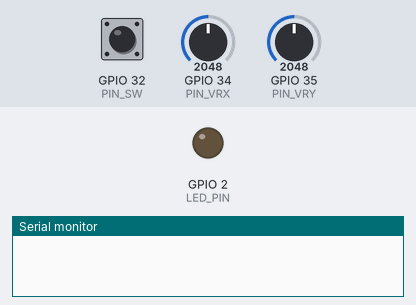
The sketch below on a simulated ESP32. Parts: output pins drawn as LEDs (lit = HIGH), the last lines printed to the serial monitor. Dashed ring = blinking. Inputs (shaded band) come from the test bench; at power-on: GPIO 32 (PIN_SW) HIGH, GPIO 34 (PIN_VRX) = 2048, GPIO 35 (PIN_VRY) = 2048 (analog values on the 0–4095 scale). WiFi joins after 1.5 s; servers stay silent unless stated.

Above: at 0.0 s.
At 1.4 s:
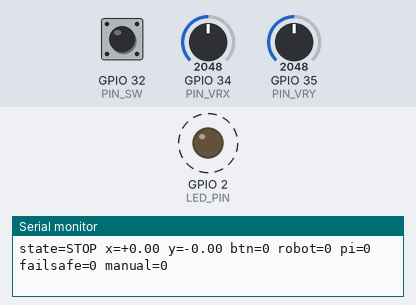
1.5 s: GPIO 32 (PIN_SW) pulled LOW for 3.2 s
Timing chart, 0 to 12.2 s (numbered marks = the images above; inputs shaded):
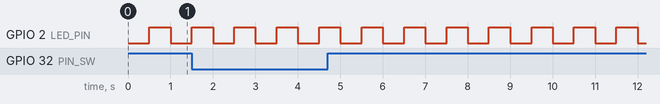

Measured:
- by itself, GPIO 2 (LED_PIN): alternates HIGH for 0.50 s and LOW for 0.50 s

The sketch:

esp32_remote.ino
```cpp
// honebot handheld remote: kill switch + manual driving, on a second ESP32 with the 5-pin joystick module
// (GND, +5V, VRx, VRy, SW). Talks to the robot's ESP32 over ESP-NOW (no router, no pairing step: both
// sketches share HONEBOT_PAIR_ID in honebot_link.h).
//
// What it does:
//   - Boots in STOP. The robot will not move while the remote says STOP, or when the remote is off or out
//     of range (robot firmware >= 2.2.0 with REMOTE_REQUIRED = true).
//   - RUN: let go of the stick, then press and HOLD the stick's button for 1.5 s.
//   - STOP: click the button. Any click in RUN stops the robot (ramped stop at ~0.5 g).
//   - In RUN, moving the stick drives the robot by hand (slow: about 2.4 m/s at full stick) and overrides
//     the Pi. It works even if the Pi is off. Let go and, ~1 s later, the Pi drives again.
//
// Wiring (ESP32 DevKit):
//   joystick GND  -> ESP32 GND
//   joystick +5V  -> ESP32 3V3     (NOT 5 V / VIN: the stick outputs would exceed the 3.3 V the pins accept)
//   joystick VRx  -> GPIO 34       (ADC1; ADC2 pins do not work while the radio is on)
//   joystick VRy  -> GPIO 35       (ADC1)
//   joystick SW   -> GPIO 32       (button to GND; internal pull-up; 34-39 have no pull-ups, so not there)
//   Power: USB power bank into the DevKit's USB port.
//
// Onboard LED (GPIO 2):
//   solid            RUN and the robot answers
//   fast blink       STOP (robot answers)
//   slow blink       no answer from the robot (off, out of range, or wrong PAIR_ID)
//   3 quick flashes, pause, repeat   stick fault at power-up (loose wire or stick held): RUN is refused;
//                    fix the wiring / release the stick and press EN (reset)
//
// Serial monitor (115200) prints one line 20x per second for bench checks:
//   state=STOP x=+0.00 y=+0.00 btn=0 robot=1 pi=1 failsafe=1 manual=0
//
// Requires the esp32 Arduino core 3.x.

#include <math.h>
#include <WiFi.h>
#include <esp_now.h>
#include <esp_wifi.h>

#include "honebot_link.h"
#include "remote_logic.h"

const char *FW_VERSION = "1.0.0";

const int PIN_VRX = 34;
const int PIN_VRY = 35;
const int PIN_SW = 32;
const int LED_PIN = 2;

// Which way is "forward"? Hold the remote the way you will use it, watch the serial line, and set these so
// that pushing the stick away from you gives x=+1.00 and pushing it left gives y=+1.00.
const bool SWAP_XY = false;                 // true if forward/back shows up on y
const bool X_REVERSED = false;
const bool Y_REVERSED = true;               // owner's joystick module reads left as -1 (turtlesim test, 2026-11-18)

const int ADC_MAX = 4095;
const float CENTRE_BAND = 0.15f;            // |stick| below this counts as centred (same as the robot's deadband)
const unsigned long HOLD_TO_RUN_MS = 1500;
const unsigned long DEBOUNCE_MS = 30;
const unsigned long SEND_PERIOD_MS = 20;    // 50 Hz
const unsigned long PRINT_PERIOD_MS = 50;     // USB status line at 20 Hz (the simulator reads it: sim/README.md)
const unsigned long ROBOT_TIMEOUT_MS = 500;

const uint8_t BROADCAST_ADDR[6] = {0xFF, 0xFF, 0xFF, 0xFF, 0xFF, 0xFF};

remote::ButtonState button;
int centreX = ADC_MAX / 2, centreY = ADC_MAX / 2;
bool stickFault = false;
bool radioOk = false;
uint16_t seq = 0;
unsigned long lastSendMs = 0, lastPrintMs = 0;
bool debounced = false, lastRaw = false;
unsigned long lastRawChangeMs = 0;

portMUX_TYPE statusMux = portMUX_INITIALIZER_UNLOCKED;
volatile bool statusSeen = false;
volatile unsigned long statusMs = 0;
volatile uint8_t statusFlags = 0;

void onRadioReceive(const esp_now_recv_info_t *info, const uint8_t *data, int len) {
  (void)info;
  if (len != (int)sizeof(RobotStatusPacket)) return;
  RobotStatusPacket p;
  memcpy(&p, data, sizeof(p));
  if (p.pairId != HONEBOT_PAIR_ID || p.version != HONEBOT_LINK_VERSION) return;
  unsigned long now = millis();
  portENTER_CRITICAL(&statusMux);
  statusSeen = true;
  statusMs = now;
  statusFlags = p.flags;
  portEXIT_CRITICAL(&statusMux);
}

bool setupRadio() {
  WiFi.mode(WIFI_STA);
  WiFi.disconnect();
  esp_wifi_set_channel(HONEBOT_WIFI_CHANNEL, WIFI_SECOND_CHAN_NONE);
  if (esp_now_init() != ESP_OK) return false;
  esp_now_register_recv_cb(onRadioReceive);
  esp_now_peer_info_t peer = {};
  memcpy(peer.peer_addr, BROADCAST_ADDR, 6);
  peer.channel = HONEBOT_WIFI_CHANNEL;
  peer.encrypt = false;
  return esp_now_add_peer(&peer) == ESP_OK;
}

int readAveraged(int pin, int n) {
  long sum = 0;
  for (int i = 0; i < n; i++) sum += analogRead(pin);
  return (int)(sum / n);
}

void setup() {
  Serial.begin(115200);
  pinMode(PIN_SW, INPUT_PULLUP);
  pinMode(LED_PIN, OUTPUT);
  analogReadResolution(12);
  analogSetAttenuation(ADC_11db);            // full 0-3.3 V range

  delay(200);                                // let the stick supply settle
  centreX = readAveraged(PIN_VRX, 64);       // the stick must be at rest at power-up
  centreY = readAveraged(PIN_VRY, 64);
  stickFault = !remote::centreLooksValid(centreX, ADC_MAX) || !remote::centreLooksValid(centreY, ADC_MAX);

  radioOk = setupRadio();
  Serial.printf("honebot remote %s  centre x=%d y=%d  stick=%s radio=%s\n", FW_VERSION, centreX, centreY,
                stickFault ? "FAULT" : "ok", radioOk ? "ok" : "FAILED");
}

void loop() {
  unsigned long now = millis();

  // Stick
  float a = remote::scaleAxis(readAveraged(PIN_VRX, 4), centreX, ADC_MAX, false);
  float b = remote::scaleAxis(readAveraged(PIN_VRY, 4), centreY, ADC_MAX, false);
  float x = SWAP_XY ? b : a;
  float y = SWAP_XY ? a : b;
  if (X_REVERSED) x = -x;
  if (Y_REVERSED) y = -y;
  bool centred = fabsf(x) < CENTRE_BAND && fabsf(y) < CENTRE_BAND;

  // Button (active low), debounced
  bool raw = digitalRead(PIN_SW) == LOW;
  if (raw != lastRaw) {
    lastRaw = raw;
    lastRawChangeMs = now;
  }
  if ((now - lastRawChangeMs) >= DEBOUNCE_MS) debounced = raw;

  bool run = remote::updateRun(&button, debounced, centred && !stickFault, now, HOLD_TO_RUN_MS);
  if (stickFault || !radioOk) {
    button.run = false;
    run = false;
  }

  // Robot status
  bool robotSeen;
  unsigned long robotMs;
  uint8_t flags;
  portENTER_CRITICAL(&statusMux);
  robotSeen = statusSeen;
  robotMs = statusMs;
  flags = statusFlags;
  portEXIT_CRITICAL(&statusMux);
  int32_t robotAge = (int32_t)(now - robotMs);
  bool robotLink = robotSeen && (robotAge < 0 || (uint32_t)robotAge < ROBOT_TIMEOUT_MS);

  // Send
  if (radioOk && (now - lastSendMs) >= SEND_PERIOD_MS) {
    lastSendMs = now;
    RemotePacket p;
    p.pairId = HONEBOT_PAIR_ID;
    p.version = HONEBOT_LINK_VERSION;
    p.flags = run ? REMOTE_FLAG_RUN : 0;
    p.x = run ? remote::toWire(x) : 0;       // no stick data in STOP
    p.y = run ? remote::toWire(y) : 0;
    p.seq = seq++;
    esp_now_send(BROADCAST_ADDR, (const uint8_t *)&p, sizeof(p));
  }

  // LED
  bool led;
  if (stickFault || !radioOk) {
    unsigned long t = now % 1400;
    led = t < 600 && (t / 100) % 2 == 0;     // 3 quick flashes, pause
  } else if (!robotLink) {
    led = (now / 500) % 2;
  } else if (run) {
    led = true;
  } else {
    led = (now / 100) % 2;
  }
  digitalWrite(LED_PIN, led ? HIGH : LOW);

  if ((now - lastPrintMs) >= PRINT_PERIOD_MS) {
    lastPrintMs = now;
    Serial.printf("state=%s x=%+.2f y=%+.2f btn=%d robot=%d pi=%d failsafe=%d manual=%d\n",
                  stickFault ? "FAULT" : (run ? "RUN" : "STOP"), x, y, debounced ? 1 : 0, robotLink ? 1 : 0,
                  (flags & STATUS_FLAG_PI_LINK) ? 1 : 0, (flags & STATUS_FLAG_FAILSAFE) ? 1 : 0,
                  (flags & STATUS_FLAG_MANUAL) ? 1 : 0);
  }
  delay(2);
}
```

honebot_link.h
```cpp
// Radio packets between the handheld remote and the robot (ESP-NOW broadcast).
// THIS FILE EXISTS TWICE and both copies must be identical:
//   firmware/esp32_ultrasonic/honebot_link.h   and   firmware/esp32_remote/honebot_link.h
// (an Arduino sketch can only include files from its own folder; firmware/tests/run_tests.sh checks they match).
#pragma once
#include <stdint.h>

// Change PAIR_ID to a private value for field use (the default below is public on GitHub), or pass
// --build-property compiler.cpp.extra_flags=-DHONEBOT_PAIR_ID_VALUE=0x... when flashing both sketches.
#ifndef HONEBOT_PAIR_ID_VALUE
#define HONEBOT_PAIR_ID_VALUE 0x486F6E65u      // "Hone"
#endif
const uint32_t HONEBOT_PAIR_ID = HONEBOT_PAIR_ID_VALUE;
const uint8_t HONEBOT_LINK_VERSION = 1;
const uint8_t HONEBOT_WIFI_CHANNEL = 1;

const uint8_t REMOTE_FLAG_RUN = 0x01;          // 1 = RUN, 0 = STOP

struct __attribute__((packed)) RemotePacket {  // remote -> robot, 50 Hz
  uint32_t pairId;
  uint8_t version;
  uint8_t flags;
  int8_t x;                                    // forward, -100..100
  int8_t y;                                    // turn (+ = left), -100..100
  uint16_t seq;
};

const uint8_t STATUS_FLAG_FAILSAFE = 0x01;     // robot outputs forced toward neutral
const uint8_t STATUS_FLAG_PI_LINK = 0x02;      // robot hears the Pi's heartbeat
const uint8_t STATUS_FLAG_MANUAL = 0x04;       // robot is being driven by the remote's stick
const uint8_t STATUS_FLAG_RUN = 0x08;          // robot's view: remote fresh and in RUN

struct __attribute__((packed)) RobotStatusPacket {  // robot -> remote, 10 Hz
  uint32_t pairId;
  uint8_t version;
  uint8_t flags;
};
```

remote_logic.h
```cpp
// Pure logic for the handheld remote: STOP/RUN button state machine and stick scaling. No Arduino calls,
// unit-tested on a PC (firmware/tests/test_drive_logic.cpp).
#pragma once
#include <math.h>
#include <stdint.h>

namespace remote {

// STOP is easy, RUN is deliberate:
//   - boots in STOP
//   - ANY press while in RUN -> STOP at once (the button is the stick's own click: easy to hit by accident,
//     and an accidental STOP is the safe mistake)
//   - RUN only by holding the button for holdMs, starting from STOP, with the stick centred the whole time,
//     after the button has been released once since the last change (so one long press cannot stop and re-arm)
struct ButtonState {
  bool run = false;
  bool lastPressed = false;
  bool holdValid = false;       // the current press started in STOP with the stick centred
  bool changedThisPress = false;
  uint32_t pressStartMs = 0;
};

inline bool updateRun(ButtonState *s, bool pressed, bool stickCentred, uint32_t nowMs, uint32_t holdMs) {
  if (pressed && !s->lastPressed) {            // press edge
    s->pressStartMs = nowMs;
    s->changedThisPress = false;
    if (s->run) {
      s->run = false;
      s->changedThisPress = true;
      s->holdValid = false;
    } else {
      s->holdValid = stickCentred;
    }
  }
  if (pressed && !s->run) {
    if (!stickCentred) s->holdValid = false;
    if (s->holdValid && !s->changedThisPress && (uint32_t)(nowMs - s->pressStartMs) >= holdMs) {
      s->run = true;
      s->changedThisPress = true;
      s->holdValid = false;
    }
  }
  s->lastPressed = pressed;
  return s->run;
}

// Raw ADC reading -> -1..1 around the centre measured at power-up. Each side is scaled by its own travel so
// an off-centre stick still reaches +/-1.
inline float scaleAxis(int raw, int centre, int adcMax, bool reversed) {
  float v;
  if (raw >= centre) v = (adcMax - centre) > 0 ? (float)(raw - centre) / (float)(adcMax - centre) : 0.0f;
  else v = centre > 0 ? (float)(raw - centre) / (float)centre : 0.0f;
  if (v > 1.0f) v = 1.0f;
  if (v < -1.0f) v = -1.0f;
  return reversed ? -v : v;
}

// A resting stick reads near mid-scale. Far from it at power-up means a loose wire or a held stick.
inline bool centreLooksValid(int centre, int adcMax) {
  return centre > adcMax * 3 / 10 && centre < adcMax * 7 / 10;
}

inline int8_t toWire(float v) {
  if (v > 1.0f) v = 1.0f;
  if (v < -1.0f) v = -1.0f;
  return (int8_t)lroundf(v * 100.0f);
}

}  // namespace remote
```
